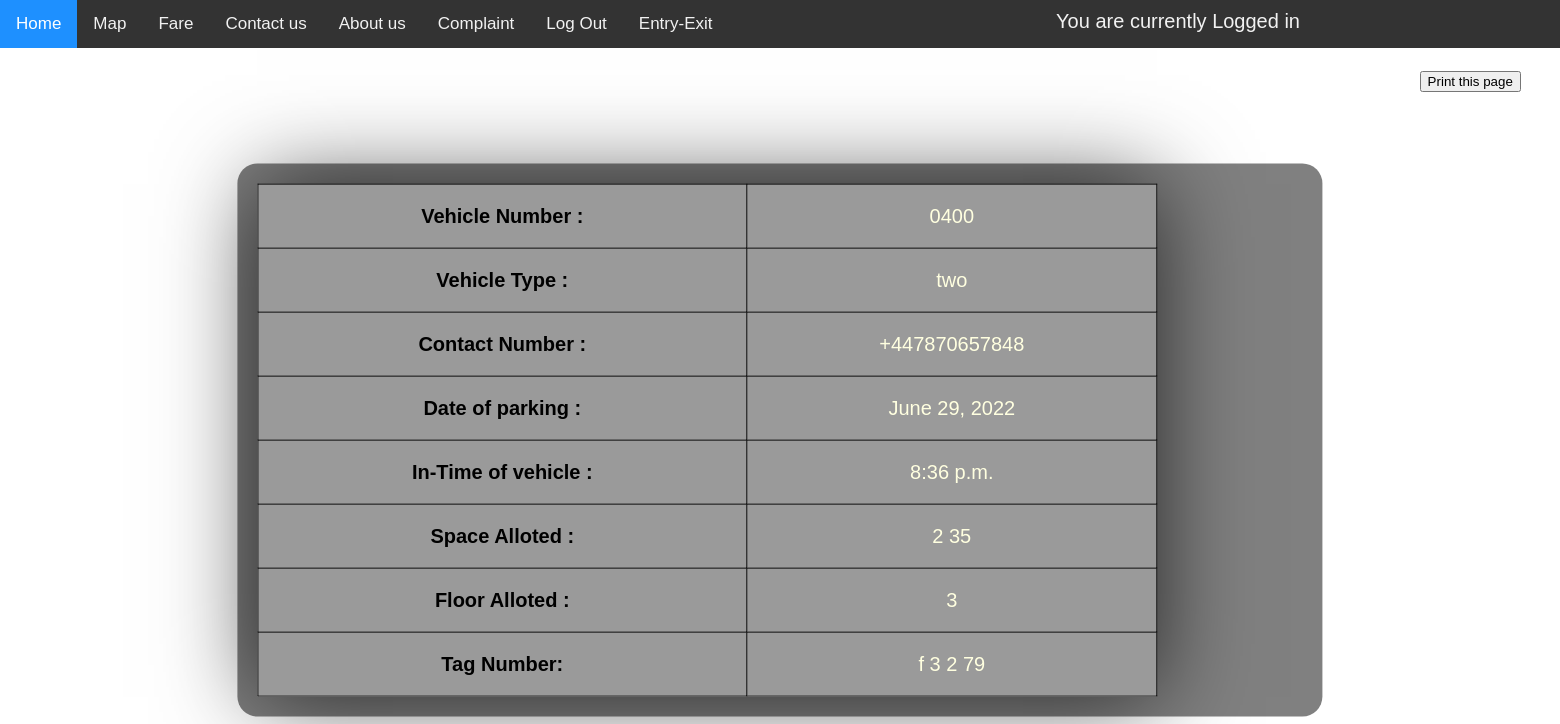
The app's page /printentry/, older data.
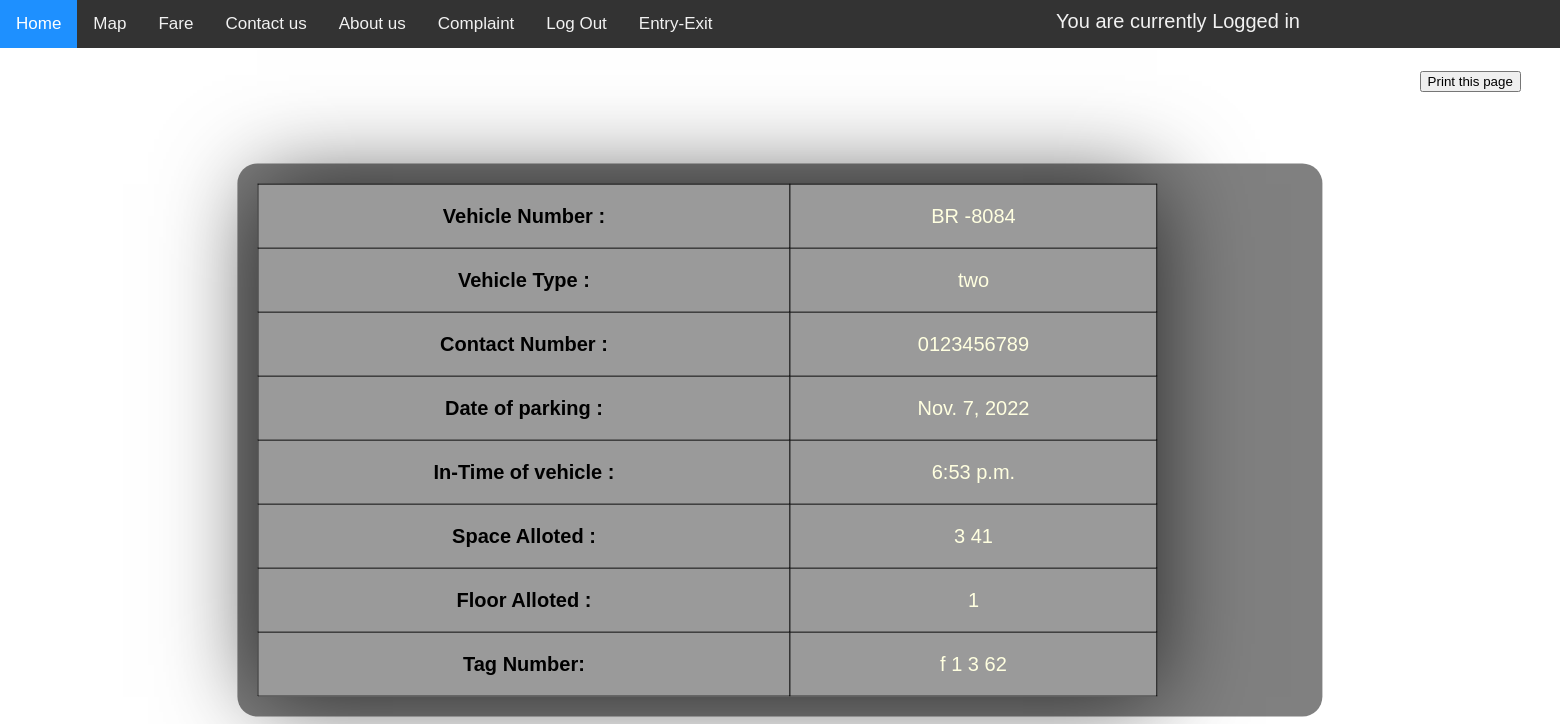
The same page, newer data.
### parking/models.py (models this page shows, shortened)
class Vehicleentry(models.Model):
    vnumber = models.CharField(max_length=10)
    vtype = models.CharField(max_length=10, choices=VEHICLE_CHOICE, default='two')
    contactno = models.CharField(max_length=10, default="")
    date = models.DateField(null=True, blank=True)
    intime = models.TimeField(null=True, blank=True)
    spacealloted = models.CharField(max_length=10)
    flooralloted = models.CharField(max_length=10)
    tagno = models.CharField(max_length=10)

### parking/views.py (the view)
# urls.py: path('printentry/', views.printentry, name='printentry'),
def printentry(request):
    obj = Vehicleentry.objects.filter().last()
    return render(request, 'printentry.html', {'obj':obj})

### parking/templates/printentry.html (shortened to what this page needs)
<!DOCTYPE html>
<html lang="en">
<head>
</head>
<body>
<div class="topnav">
  <a class="active" href="/">Home</a>
  <a href="/maps">Map</a>
    <a href="/fare">Fare</a>
  <a href="/contactus">Contact us</a>
    <a href="/aboutus">About us</a>
    <a href="/complaint">Complaint</a>
    <a href="/">Log Out</a>
    <a href="/entryex">Entry-Exit</a>
    <a><div class="toplg">You are currently Logged in</div></a>
<div class="bg-heading">
    <button onclick="myFunction()">Print this page</button>
</div>
<div class="bg-text">
{% if obj %}
<table>
<tbody>
  <tr>
      <td style="color: #000000;"><b>Vehicle Number :</b></td>
    <td style="text-align:center;">{{ obj.vnumber }}</td>
  </tr>
  <tr>
      <td style="color: #000000;"><b>Vehicle Type :</b></td>
    <td style="text-align:center;">{{ obj.vtype }}</td>
  </tr>
  <tr>
      <td style="color: #000000;"><b>Contact Number :</b></td>
    <td style="text-align:center;">{{ obj.contactno }}</td>
  </tr>
   <tr>
       <td style="color: #000000;"><b>Date of parking :</b></td>
    <td style="text-align:center;">{{ obj.date }}</td>
  </tr>
  <tr>
      <td style="color: #000000;"><b>In-Time of vehicle :</b></td>
    <td style="text-align:center;">{{ obj.intime }}</td>
  </tr>
  <tr>
      <td style="color: #000000;"><b>Space Alloted :</b></td>
    <td style="text-align:center;">{{ obj.spacealloted }}</td>
  </tr>
  <tr>
      <td style="color: #000000;"><b>Floor Alloted :</b></td>
    <td style="text-align:center;">{{ obj.flooralloted }}</td>
  </tr>
  <tr>
      <td style="color: #000000;"><b>Tag Number:</b></td>
    <td style="text-align:center;">{{ obj.tagno }}</td>
  </tr>
</tbody>
</table>
{% endif %}
</div>
</body>
</html>

### parking/templates/printentry.html (style rules this page uses)
body, html { height: 100%; margin: 0; font-family: Arial, Helvetica, sans-serif; }
.bg-heading { font-family: Verlag,museo-sans,'Helvetica Neue',Helvetica,Arial,sans-serif; position: absolute; top: 10%; left: 126%; transform: translate(-50%, -50%); z-index: 2; width: 70%; height: 40% text-align: center; }
.bg-text { border-radius: 20px; background-color: rgb(128, 128, 128); font-family: "Helvetica", Times, serif; color: black; position: absolute; top: 55%; left: 50%; transform: translate(-50%, -50%); z-index: 2; width: 67%; padding: 20px; text-align: center; }
body { margin: 0; font-family: Arial, Helvetica, sans-serif; }
.topnav { overflow: hidden; background-color: #333; }
.topnav a { float: left; color: #f2f2f2; text-align: center; padding: 14px 16px; text-decoration: none; font-size: 17px; }
.topnav a.active { background-color: #1E90FF; color: white; }
.toplg { position: absolute; top: 10px; right: 260px; font-size: 20px; }
table { width: 900px; border-collapse: collapse; overflow: hidden; box-shadow: 0 0 90px rgba(0,0,0,0.7); }
th, td { padding: 15px; background-color: rgba(255,255,255,0.2); border: 1px solid black; color: #FFFFE0; padding: 20px; font-size : 20px; }

Row changes from the older to the newer data that the page shows:
no longer on this page (row unchanged): Vehicleentry: vnumber "0400", vtype "two", contactno "+447870657848", date "June 29, 2022", intime "8:36 p.m.", spacealloted "2 35", flooralloted "3", tagno "f 3 2 79"
added Vehicleentry: vnumber "BR -8084", vtype "two", contactno "0123456789", date "Nov. 7, 2022", intime "6:53 p.m.", spacealloted "3 41", flooralloted "1", tagno "f 1 3 62"
